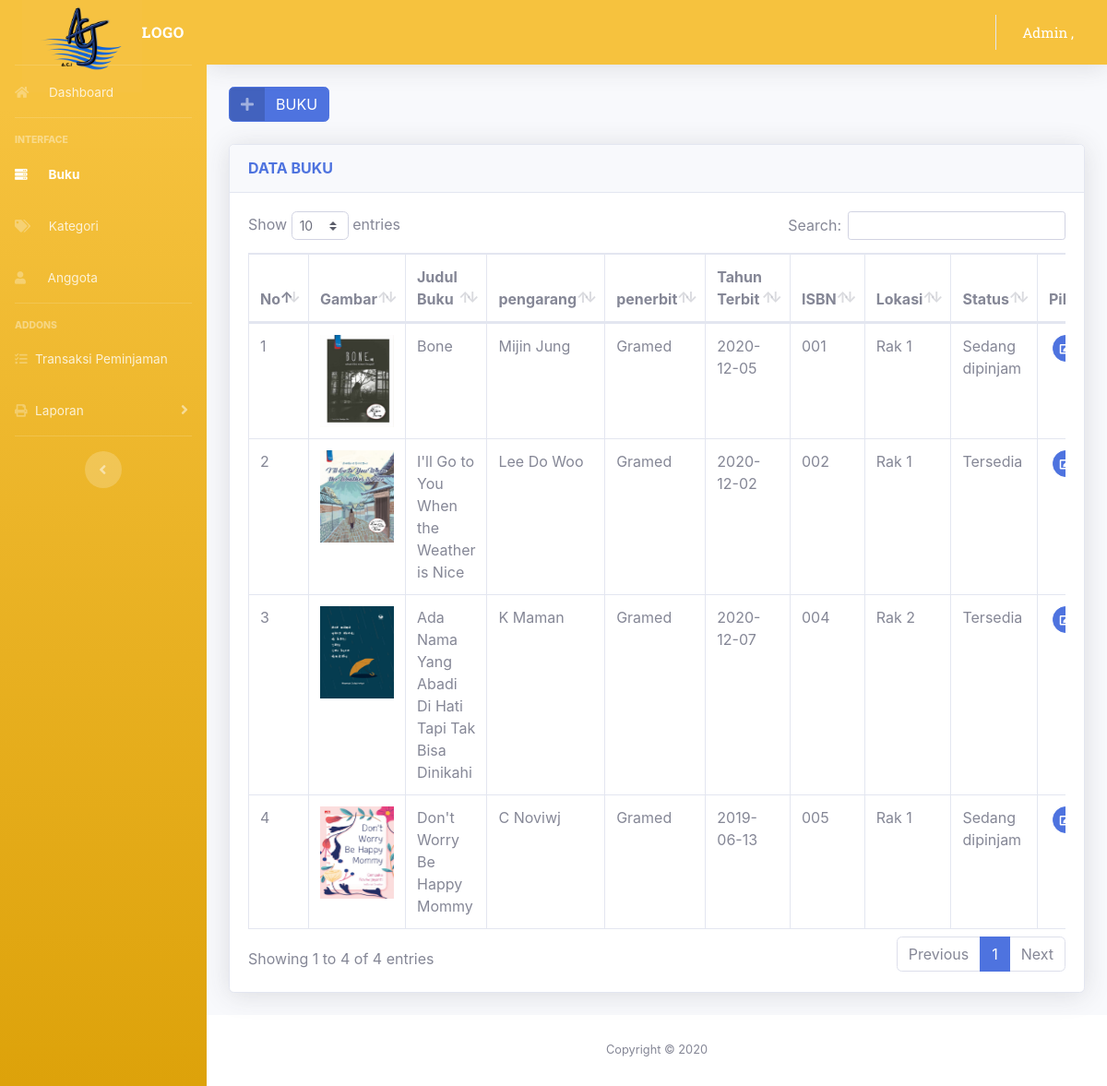
Screenshot of /index.php/admin/buku with the database file from the repository.
### tables this page shows
CREATE TABLE `buku` (
  `id_buku` int(5) NOT NULL,
  `id_kategori` int(5) NOT NULL,
  `judul_buku` varchar(50) NOT NULL,
  `pengarang` varchar(35) NOT NULL,
  `thn_terbit` date NOT NULL,
  `penerbit` varchar(50) NOT NULL,
  `isbn` varchar(20) NOT NULL,
  `jumlah_buku` int(3) NOT NULL,
  `lokasi` enum('Rak 1','Rak 2','Rak 3') NOT NULL,
  `gambar` varchar(220) NOT NULL,
  `tgl_input` date NOT NULL,
  `status_buku` enum('1','0') NOT NULL
);

### application/controllers/Admin.php (called while the page is built, shortened)
<?php
class Admin extends CI_Controller
{
function buku(){
$data['buku'] = $this->M_perpus->get_data('buku')->result();
 $data['user'] = $this->db->get_where('user', ['email' => $this->session->userdata('email')])->row_array();
$this->load->view('admin/header');
$this->load->view('admin/buku',$data);
$this->load->view('admin/footer');
}
}
?>

### index.php (called while the page is built, shortened)
<?php
require_once BASEPATH.'core/CodeIgniter.php';

### application/models/M_perpus.php (called while the page is built, shortened)
<?php
class M_perpus extends CI_model
{
	function get_data($table)
	{
		return $this->db->get($table);
	}
}
?>

### application/views/admin/buku.php (the view, shortened to what this page needs)
 <div class="container-fluid">
                  <a href="<?php echo base_url().'admin/tambah_buku'; ?>"  class="btn btn-primary btn-icon-split"> <span class="icon text-white-50">
                      <i class="fas fa-plus"></i>
                    </span>
                    <span class="text" >BUKU</span></a>
            <br>
            <br>
          <div class="card shadow mb-4">
            <div class="card-header py-3">
              <h6 class="m-0 font-weight-bold text-primary">DATA BUKU</h6>
            </div>
            <div class="card-body">
              <div class="table-responsive">
                <table class="table table-bordered" id="dataTable" width="100%" cellspacing="0">
                  <thead>
                    <tr>
				<th>No</th>
				<th>Gambar</th>
				<th>Judul Buku</th>
				<th>pengarang</th>
				<th>penerbit</th>
				<th>Tahun Terbit</th>
				<th>ISBN</th>
				<th>Lokasi</th>
				<th>Status</th>
				<th>Pilihan</th>
			</tr>
                  </thead>
                  <tbody>
                     <?php
			$no = 1;
			foreach($buku as $b){
			?>
			<tr>
				<td><?php echo $no++; ?></td>
				<td><img src="<?php echo base_url().'/asset/upload/'.$b->gambar; ?>" width="80" height="100" alt="gambar tidak ada " ></td>
				<td><?php echo $b->judul_buku ?></td>
				<td><?php echo $b->pengarang ?></td>
				<td><?php echo $b->penerbit ?></td>
				<td><?php echo $b->thn_terbit ?></td>
				<td><?php echo $b->isbn ?></td>
				<td><?php echo $b->lokasi ?></td>
				<td>
					<?php
					if($b->status_buku == "1"){
						echo "Tersedia";
					}else if($b->status_buku == "0"){
						echo "Sedang dipinjam";
					}
					?>
				</td>
				<td nowrap="nowrap" style="text-align: center;">
					 <a href="<?php echo base_url(). 'admin/edit_buku/' .$b->id_buku; ?>" class="btn btn-primary btn-circle btn-sm">
                    <i class="fas fa-edit"></i>
                  </a>
				</td>
			</tr>
<?php } ?> </tbody>
                </table>
              </div>
            </div>
          </div>
        </div>

### application/views/admin/header.php (shortened to what this page needs)
<!DOCTYPE html>
<html lang="en">
<head>
  <link href="<?php echo base_url() ?>asset/vendor/fontawesome-free/css/all.min.css" rel="stylesheet" type="text/css">
  <link href="<?php echo base_url() ?>asset/css/sb-admin-2.min.css" rel="stylesheet">
  <link href="<?php echo base_url() ?>asset/vendor/datatables/dataTables.bootstrap4.min.css" rel="stylesheet">
</head>
<body id="page-top">
  <div id="wrapper">
    <ul class="navbar-nav bg-gradient-warning sidebar sidebar-dark accordion" id="accordionSidebar">
      <a class="sidebar-brand d-flex align-items-center justify-content-center" href="index.html">
        <div class="sidebar-brand-icon">
          <img src="<?php echo base_url(); ?>assets/image/odyy.png" style="width: 130px ">
        </div>
        <div class="sidebar-brand-text " style="font-family: 'Roboto Slab', serif;">logo<sup></sup></div>
      </a>
    <?php $uriMethod_name=$this->router->fetch_method(); ?>
      <li <?php
             if($uriMethod_name=="index"){
              echo "class='nav-item active'";
               }else{
              echo "class='nav-item'" ; }
               ?> >
        <a class="nav-link" href="<?= base_url('admin/index'); ?>">
        <i class="fas fa-home" style="margin-right: 9%"></i>
          <span>Dashboard</span></a>
      </li>
      <hr class="sidebar-divider">
      <div class="sidebar-heading">
        Interface
      </div>
      <li <?php
             if($uriMethod_name=="buku" || $uriMethod_name=="tambah_buku" || $uriMethod_name=="edit_buku"){
              echo "class='nav-item active'";
               }else{
              echo "class='nav-item'" ; }
               ?> >
        <a class="nav-link"  href="<?php echo base_url().'admin/buku'; ?>">
          <i class="fas fa-server" style="margin-right: 10%"></i>
          <span>Buku</span></a>
      </li>
       <li <?php
             if($uriMethod_name=="kategori"){
              echo "class='nav-item active'";
               }else{
              echo "class='nav-item'" ; }
               ?> >
        <a class="nav-link"  href="<?php echo base_url().'admin/kategori'; ?>">
         <i class="fas fa-tags" style="margin-right: 8%"></i>
          <span>Kategori</span></a>
      </li>
      <li <?php
             if($uriMethod_name=="anggota" || $uriMethod_name=="tambah_anggota" || $uriMethod_name=="edit_anggota"){
              echo "class='nav-item active'";
               }else{
              echo "class='nav-item'" ; }
               ?> >
        <a class="nav-link" href="<?php echo base_url().'admin/anggota'; ?>">
          <i class="fas fa-user" style="margin-right: 10%"></i>
          <span>Anggota</span></a>
      </li>
      <hr class="sidebar-divider">
      <div class="sidebar-heading">
        Addons
      </div>
      <li <?php
             if($uriMethod_name=="peminjaman" || $uriMethod_name=="tambah_peminjaman" || $uriMethod_name=="edit_peminjaman"){
              echo "class='nav-item active'";
               }else{
              echo "class='nav-item'" ; }
               ?>>
        <a class="nav-link" href="<?php echo base_url().'admin/peminjaman'; ?>">
          <i class="fas fa-tasks"></i>
          <span>Transaksi Peminjaman</span></a>
      </li>
       <li class="nav-item">
        <a class="nav-link collapsed" href="#" data-toggle="collapse" data-target="#collapseUtilities" aria-expanded="true" aria-controls="collapseUtilities">
          <i class="fas fa-print"></i>
          <span>Laporan</span>
        </a>
      </li>
      <hr class="sidebar-divider d-none d-md-block">
      <div class="text-center d-none d-md-inline">
        <button class="rounded-circle border-0" id="sidebarToggle"></button>
      </div>
    </ul>
     <div id="content-wrapper" class="d-flex flex-column">
      <div id="content">
        <nav class="navbar navbar-expand navbar-light bg-warning topbar mb-4 static-top shadow" >
          <ul class="navbar-nav ml-auto">
            <li class="nav-item dropdown no-arrow">
              <a class="nav-link dropdown-toggle" href="#" id="userDropdown" role="button" data-toggle="dropdown" aria-haspopup="true" aria-expanded="false">
                <span class="mr-2 d-none d-lg-inline text-white" style="font-family: 'Roboto Slab', serif; font-size: 15px;"><?php echo "Admin , ".$this->session->userdata('name');?></span>
              </a>
            </li>
          </ul>
        </nav>

### application/views/admin/footer.php (shortened to what this page needs)
<footer class="sticky-footer bg-white">
       <div class="container my-auto">
         <div class="copyright text-center my-auto">
           <span>Copyright &copy; 2020</span>
         </div>
       </div>
     </footer>
   </div>
 </div>

### rows the page displays
buku: gambar (picture), judul_buku "Bone", pengarang "Mijin Jung", penerbit "Gramed", thn_terbit "2020-12-05", isbn "001", lokasi "Rak 1", status_buku "Sedang dipinjam"
buku: gambar (picture), judul_buku "I'll Go to You When the Weather is Nice", pengarang "Lee Do Woo", penerbit "Gramed", thn_terbit "2020-12-02", isbn "002", lokasi "Rak 1", status_buku "Tersedia"
buku: gambar (picture), judul_buku "Ada Nama Yang Abadi Di Hati Tapi Tak Bisa Dinikahi", pengarang "K Maman", penerbit "Gramed", thn_terbit "2020-12-07", isbn "004", lokasi "Rak 2", status_buku "Tersedia"
buku: gambar (picture), judul_buku "Don't Worry Be Happy Mommy", pengarang "C Noviwj", penerbit "Gramed", thn_terbit "2019-06-13", isbn "005", lokasi "Rak 1", status_buku "Sedang dipinjam"
